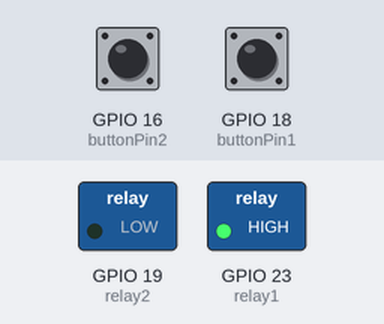
The program below on a simulated Raspberry Pi (BCM pin numbers). Parts: switched loads named in the program (green lamp = pin HIGH). Inputs (shaded band) come from the test bench; at power-on: GPIO 16 (buttonPin2) HIGH, GPIO 18 (buttonPin1) HIGH. The clock reads 2024-03-15 10:24:30 at power-on unless the program sets it.

Above: at 1.2 s.
1.3 s: GPIO 16 (buttonPin2) pulled LOW for 0.15 s
At 1.37 s:
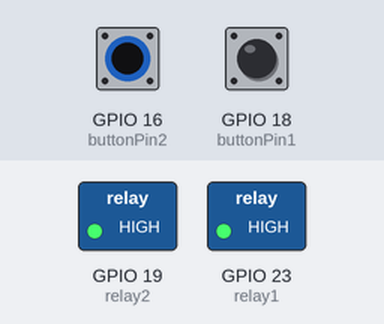
2.9 s: GPIO 18 (buttonPin1) pulled LOW for 0.15 s
At 2.97 s:
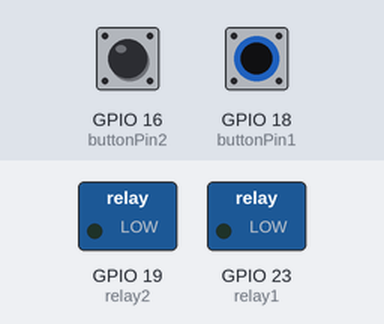
4.5 s: GPIO 18 (buttonPin1) pulled LOW for 3.2 s
At 8.9 s:
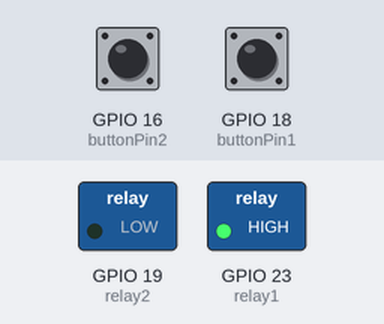
9.2 s: GPIO 16 (buttonPin2) pulled LOW for 3.2 s
At 10.2 s:
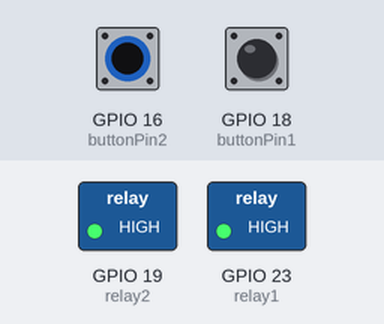
Timing chart, 0 to 13.9 s (numbered marks = the images above; inputs shaded):
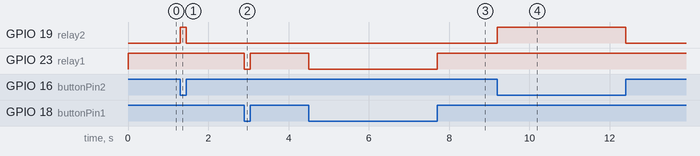

The program:

valve_reverse.py
```python
#valve_reverse.py
# U.S. Solid Motorized Ball Valve- 1/2” 15mm, 2 Wire Reverse Polarity USS-MSV00012 SKU:JFMSV00012
# Valve connected to two channel relay in reverse polarity setup powered by 12V DC.
# Two buttons on the breadboard (green and yellow). The green (GPIO18) opens the valve, yellow (GPIO16) closes.
# While button held down valve continuously opens/closes until released. One short tap on a button powers the
# valve for 4 seconds making it fully open/close. One more press on either button interrupts 'exit.wait (4)'
# statement and stops valve from actuating. Within one second after last interrupt event and if the variable
# 'susp_auto' is set to '1' the 'exit.wait (4)' isn't available. It suppose to prevent situation when after one
# interrupt event valve goes directly into an other full close/open cycle.

import RPi.GPIO as GPIO
import board
from threading import Event
from time import time

buttonPin1 = 18 # Green button - open
buttonPin2 = 16 # Yellow button - close
relay1 = 23
relay2 = 19
exit = Event ()
susp_auto = 0
susp_start = time ()

GPIO.setup (relay1, GPIO.OUT)
GPIO.setup (relay2, GPIO.OUT)
GPIO.setup (buttonPin1, GPIO.IN, pull_up_down=GPIO.PUD_UP)
GPIO.setup (buttonPin2, GPIO.IN, pull_up_down=GPIO.PUD_UP)

def quick_press ():                         # Function is executed after short tap on one of the buttons
    global susp_auto
    susp_stop = time ()
    if ((susp_stop - susp_start) > 1) & (susp_auto == 0):
        GPIO.add_event_detect (buttonPin1, GPIO.FALLING, callback=button_callback, bouncetime=50)
        GPIO.add_event_detect (buttonPin2, GPIO.FALLING, callback=button_callback, bouncetime=50)
        exit.wait (4)
        GPIO.remove_event_detect (buttonPin1)
        GPIO.remove_event_detect (buttonPin2)
    elif ((susp_stop - susp_start) > 1) & (susp_auto == 1):
        susp_auto = 0
    exit.clear ()

def button_callback (channel):              # Function executed after button interrupt event in quick_press()
    global susp_auto
    exit.set()
    susp_auto = 1
    global susp_start
    susp_start = time ()

def reset_relays ():                        # Function deenergizing the valve
    GPIO.output (relay1, 1)
    GPIO.output (relay2, 0)

reset_relays()

while True: # Run forever
    if (GPIO.input (buttonPin1) == False) or (GPIO.input (buttonPin2) == False):
        start_press = time ()
        while GPIO.input (buttonPin1) == False:
            GPIO.output (relay1, 0)
            GPIO.output (relay2, 0)
        while GPIO.input (buttonPin2) == False:
            GPIO.output (relay1, 1)
            GPIO.output (relay2, 1)
        end_press = time ()
        if end_press - start_press < 0.15:
            quick_press ()
        reset_relays ()
```

Measured:
- after the input at 1.3 s, GPIO 19 (relay2): LOW → HIGH at once, → LOW 0.15 s later
- after the input at 2.9 s, GPIO 23 (relay1): HIGH → LOW at once, → HIGH 0.15 s later
- after the input at 4.5 s, GPIO 23 (relay1): HIGH → LOW at once, → HIGH 3.2 s later
- after the input at 9.2 s, GPIO 19 (relay2): LOW → HIGH at once, → LOW 3.2 s later
